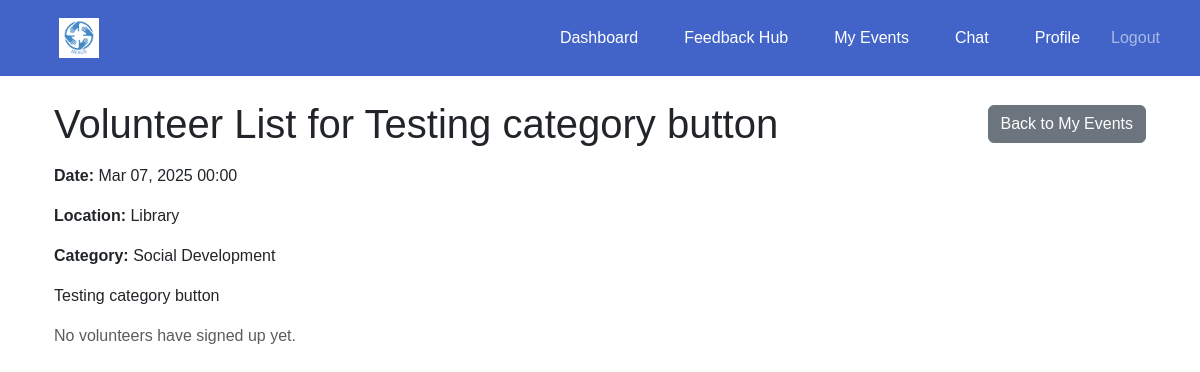
/events/volunteer-list/12/ (signed in), run on an earlier commit of the app's database.
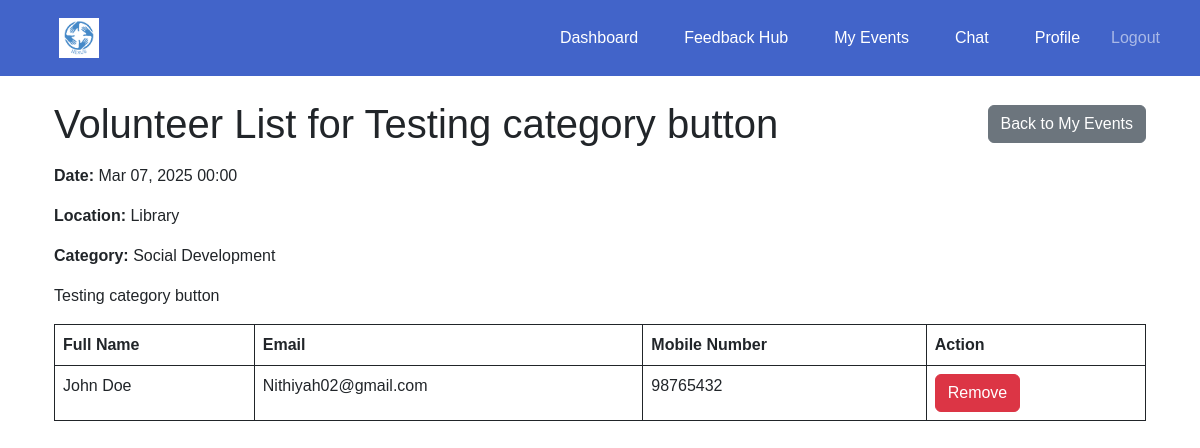
And on a later commit of the database.
### events/models.py (models this page shows, shortened)
class VolunteerEvent(models.Model):
    STATUS_CHOICES = [
        ('Registered', 'Registered'),
        ('Waiting List', 'Waiting List'),
    ]
    event = models.ForeignKey(Event, on_delete=models.CASCADE, related_name="registered_volunteers")
    volunteer = models.ForeignKey(settings.AUTH_USER_MODEL, on_delete=models.CASCADE, related_name="registered_events")
    registered_at = models.DateTimeField(auto_now_add=True)
    status = models.CharField(max_length=20, choices=STATUS_CHOICES, default='Registered')
    class Meta:
        unique_together = ('event', 'volunteer')  # Prevent duplicate registrations

### accounts/models.py (models this page shows, shortened)
class CustomUser(AbstractUser):
    USER_TYPE_CHOICES = [
        ('volunteer', 'Volunteer'),
        ('organisation', 'Organisation'),
    ]
    user_type = models.CharField(max_length=20, choices=USER_TYPE_CHOICES)
    contact_number = models.CharField(max_length=10, blank= True, null=True)
    full_name = models.CharField(max_length=255, blank=True, null=True)
    personnel_name = models.CharField(max_length=255, blank=True, null=True)
    profile_picture = models.ImageField(upload_to='profile_pics', blank=True, null=True)

### events/views.py (the view)
# urls.py: path('volunteer-list/<int:event_id>/', views.volunteer_list, name='volunteer_list'),
@login_required
def volunteer_list(request, event_id):
    event = get_object_or_404(Event, id=event_id, organisation=request.user)
    volunteers = VolunteerEvent.objects.filter(event=event)
    return render(request, "events/volunteer_list.html", {
        "event": event,
        "volunteers": volunteers,
    })

### events/templates/events/volunteer_list.html (shortened to what this page needs)
{% extends "base.html" %}
{% block content %}
<div class="container mt-4">
    <div class="d-flex justify-content-between align-items-center mb-3">
        <h1 class="mb-0">Volunteer List for {{ event.name }}</h1>
        <a href="{% url 'events:organisation_events' %}" class="btn btn-secondary">Back to My Events</a>
    </div>
    <p><strong>Date:</strong> {{ event.date|date:"M d, Y H:i" }}</p>
    <p><strong>Location:</strong> {{ event.location }}</p>
    <p><strong>Category:</strong> {{ event.get_category_display }}</p>
    <p>{{ event.description }}</p>
    {% if volunteers %}
        <div class="table-responsive" style="max-height: 400px; overflow-y: auto;">
            <table class="table table-bordered border-dark">
                <thead class="bg-primary text-white">
                    <tr>
                        <th class="border-dark">Full Name</th>
                        <th class="border-dark">Email</th>
                        <th class="border-dark">Mobile Number</th>
                        <th class="border-dark">Action</th>
                    </tr>
                </thead>
                <tbody>
                    {% for registration in volunteers %}
                        <tr>
                            <td class="border-dark">{{ registration.volunteer.full_name }}</td>
                            <td class="border-dark">{{ registration.volunteer.email }}</td>
                            <td class="border-dark">{{ registration.volunteer.contact_number }}</td>
                            <td class="border-dark">
                                <button type="button" class="btn btn-danger" data-bs-toggle="modal" data-bs-target="#confirmRemoveModal" onclick="setVolunteerToRemove('{{ registration.id }}', '{{ registration.volunteer.full_name }}')">
                                    Remove
                                </button>
                            </td>
                        </tr>
                    {% endfor %}
                </tbody>
            </table>
        </div>
    {% else %}
        <p class="text-muted">No volunteers have signed up yet.</p>
    {% endif %}
</div>
{% endblock %}

What changed in the data, as far as the page shows it:
added VolunteerEvent: volunteer.full_name "John Doe", volunteer.email "Nithiyah02@gmail.com", volunteer.contact_number "98765432"
Also different on the page:
text no longer shown: "No volunteers have signed up yet."
text now shown: "Full Name Email Mobile Number Action"
